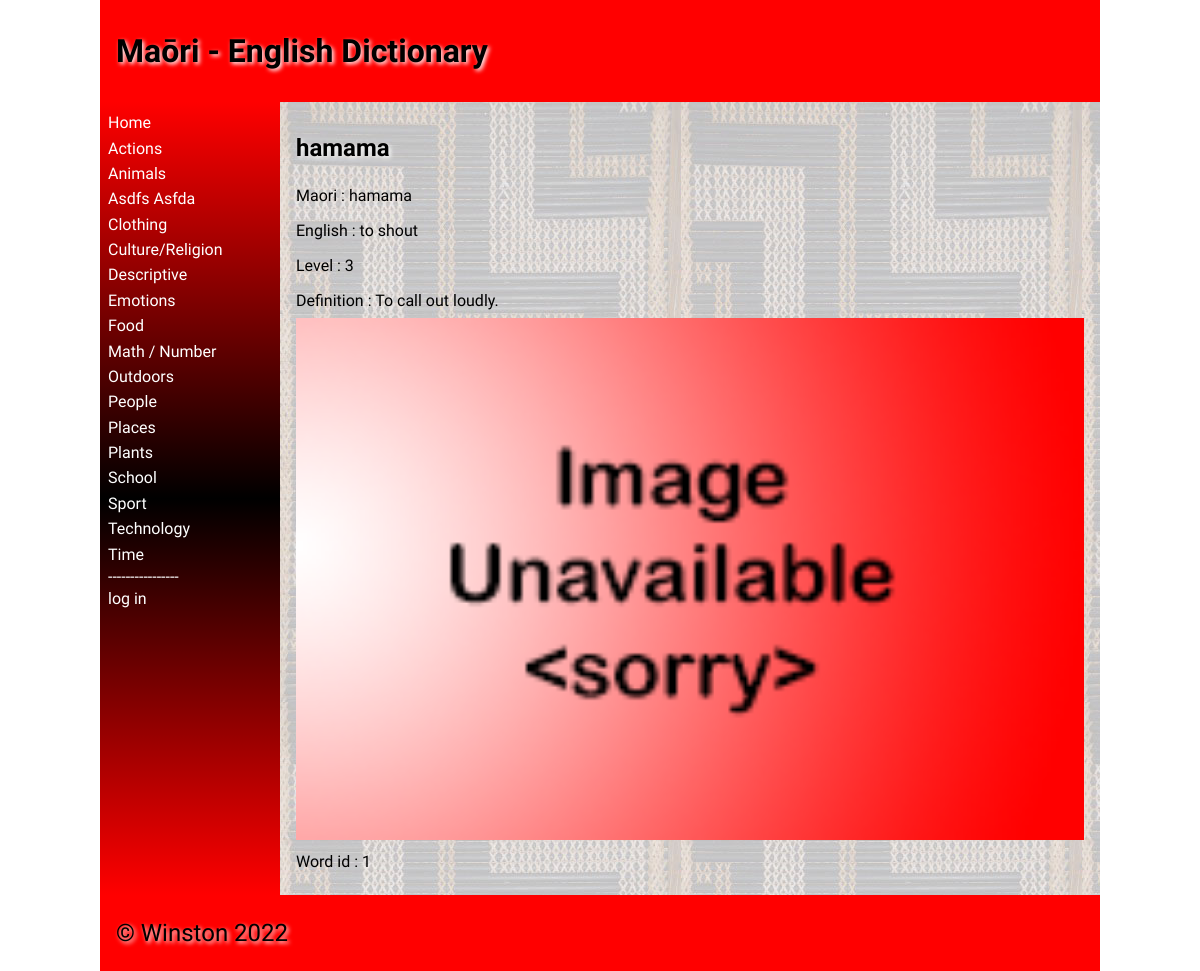
The page /word/1 on the database as committed earlier.
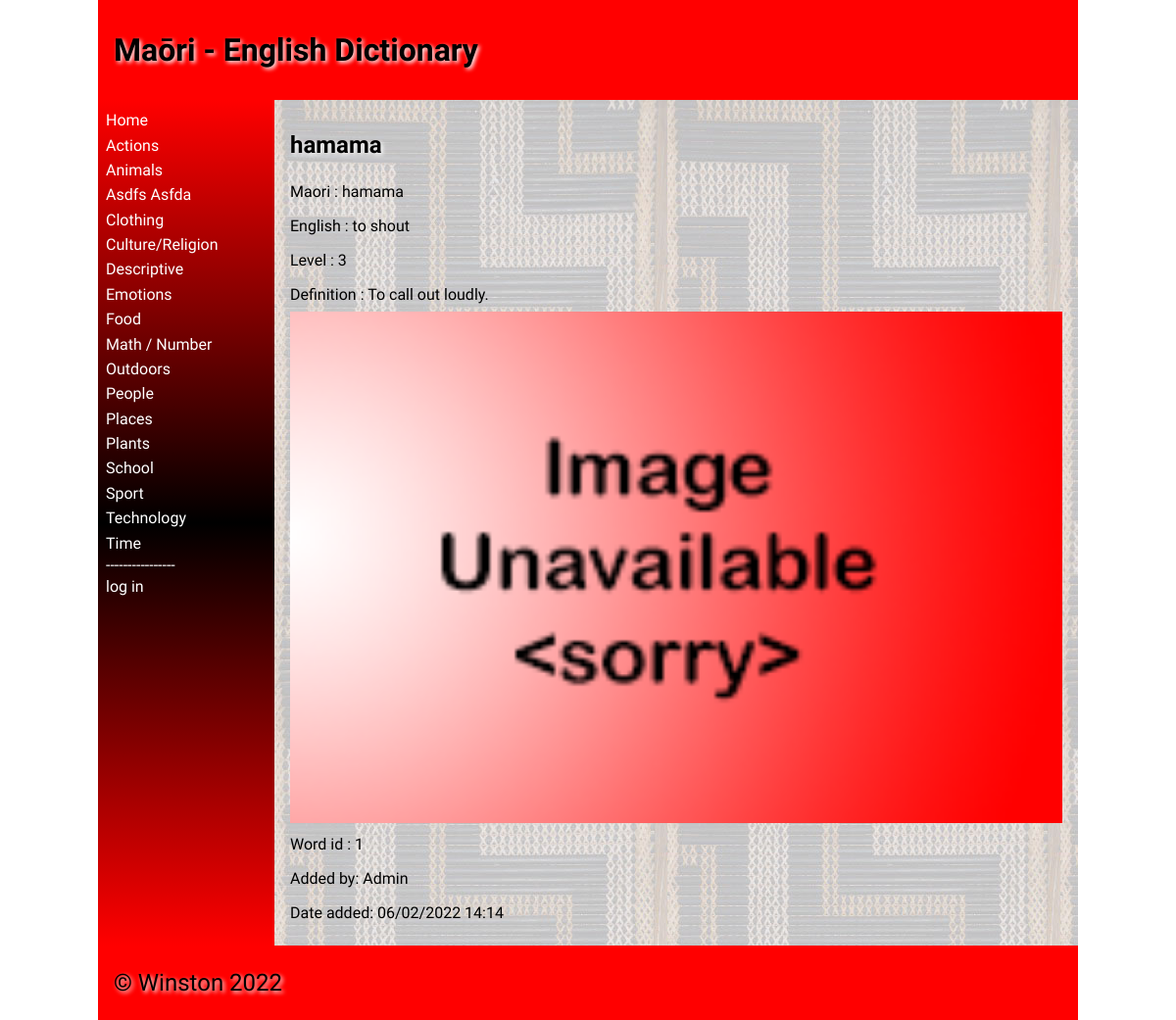
The same page on the database as committed later.
### tables this page shows
CREATE TABLE category
(
	id integer
		constraint category_pk
			primary key autoincrement,
	category varchar(30)
);

CREATE TABLE "wordbank"
(
    id             integer
        constraint wordbank_pk
            primary key autoincrement,
    maori          varchar(30),
    english        varchar(30),
    categories     integer
        references category
            on delete cascade,
    definition     varchar(200),
    level          integer,
    image          varchar(30),
    date           datetime,
    user           integer
        references login,
    last_modify_by int
        references login,
    editted_date   datetime
);

CREATE TABLE "login"
(
    id        integer
        constraint login_pk
            primary key autoincrement,
    firstname varchar(30),
    lastname  varchar(30),
    email     varchar(200),
    password  char(100),
    admin     int
);

### app.py (the view, shortened to what this page needs)
@app.route('/word/<word_id>', methods=['POST', 'GET'])
def word_page(word_id):  # rendering the word pages
    error = request.args.get('error')  # gets error data from url
    confirmation = str(request.args.get('confirmation'))  # gets confirmation data from url
    wordbank = wordbank_list()
    try:   # checks if there is a word page
        word_id = int(word_id)
    except ValueError:  # returns them to home if there isn't
        print("{} is not an integer".format(word_id))
        return redirect("/")
    if real_page(wordbank_list(), word_id, 0):
        return redirect('/')
    for word in wordbank:  # finds the word's category id
        if word[0] == word_id:
            category_id = word[3]
    if error is None:
        error = ""
    return render_template("word.html", wordlist=wordbank_list(), categories=categories(), word_id=word_id,
                           logged_in=is_logged_in(), username=username(), confirmation=confirmation,
                           is_admin=is_admin(), error=error, category_id=category_id)

### app.py (called while the page is built)
def create_connection(db_file):  # creates the general function to connect to the database
    try:
        connection = sqlite3.connect(db_file)
        connection.execute('pragma foreign_keys=ON')
        return connection
    except Error as error:
        print(error)
    return None

def is_logged_in():  # creates the function to show if someone is logged in
    if session.get('email') is None:
        print("not logged in ")
        return False
    else:
        print("logged in")
        return True

def is_admin():  # creates the function to show if someone has admin rights
    if session.get('admin') != 1:
        print("denied")
        return False
    else:
        return True

def categories():  # queries category and id columns into a list
    con = create_connection(DATABASE)
    query = "SELECT category,id FROM category ORDER BY category ASC"
    cur = con.cursor()
    cur.execute(query)
    category_list = cur.fetchall()
    con.close()
    return category_list

def username():  # queries id,firstname and lastname columns into a list
    con = create_connection(DATABASE)
    query = "SELECT id,firstname,lastname FROM login"
    cur = con.cursor()
    cur.execute(query)
    username = cur.fetchall()
    print(username)
    con.close()
    return username

def wordbank_list():  # queries all the columns into a list
    con = create_connection(DATABASE)
    query = "SELECT * FROM wordbank ORDER BY maori ASC"
    cur = con.cursor()
    cur.execute(query, )
    wordbank_list = cur.fetchall()
    con.close()
    return wordbank_list

def real_page(list, id, id_postsition):  # checks if the page is a real page
    for i in list:
        if i[id_postsition] == id:
            break
    else:
        return True

### templates/word.html (shortened to what this page needs)
{% extends 'base.html' %}
{% block heading %}Maōri - English Dictionary{% endblock %}
{% block main %}
    {% for wordbank in wordlist %}
            {%  if wordbank[0] == word_id %}
                <h2>{{ wordbank[1] }}</h2>
            {% endif %}
    {% endfor %}
    <div>
        {% for wordbank in wordlist %}
            {%  if wordbank[0] == word_id %}
                <p> Maori : {{ wordbank[1] }}</p>
                <p> English : {{ wordbank[2] }}</p>
                <p> Level : {{ wordbank[5] }}</p>
                <p> Definition : {{ wordbank[4] }}</p>
                <img src = "/static/images/{{ wordbank[6] }}">
                <p> Word id : {{ wordbank[0] }}</p>
                {% for user_index in username %}
                    {%  if user_index[0] == wordbank[8] %}
                        <p> Added by: {{ user_index[1]}} {{ user_index[2] }} </p>
                        <p> Date added: {{ wordbank[7] }}</p>
                    {% endif %}
                {% endfor %}
    </div>
            {% endif %}
        {% endfor %}
{% endblock %}

### templates/base.html (shortened to what this page needs)
<!doctype html>
<html lang="en">
<head>
	<link href="{{ url_for('static', filename='css/style.css') }}" rel="stylesheet">
</head>
<body>
	<div id="container">
		<header>
			<h1>{% block heading %}{% endblock %}</h1>
		</header>
		<nav>
			<ul>
                <li><a href="\">Home</a></li>
                {% for category in categories %}
                    <li><a href="/category/{{ category[1] }}">{{ category[0] }}</a></li>
                {% endfor %}
                <div class = 'seperator'> ---------------- </div>
                {% if logged_in %}
                     <li><a href = "/logout">log out</a></li>
                {% else %}
                    <li><a href = "/login">log in</a></li>
                {% endif %}
			</ul>
		</nav>
		<main>
            {% block main%}{% endblock %}
        </main>
		<footer>
			<p>
				&copy; Winston 2022
			</p>
		</footer>
	</div>
</body>
</html>

### static/css/style.css (style rules this page uses)
* { font-family: Comfortaa, sans-serif; margin: 0; padding: 0; box-sizing: border-box; }
#container { display: grid; grid-template-columns: 75px auto; grid-template-areas: 'nav header' 'main main' 'footer footer'; }
.seperator { color: white; }
header { grid-area: header; background-color: #f00; padding: 1rem; }
nav { grid-area: nav; }
main { grid-area: main; padding: 1rem; background-color: #edd; }
h1, h2, h3, h4 { padding: 1rem 0; font-family: 'Suez One', serif; color: #000; text-shadow: 2px 2px 4px #fff; }
p { padding: 0.5rem 0; }
a { color: #222; }
img { width: 100%; }
footer { grid-area: footer; padding: 1rem; background-color: #f00; }
footer p { color: #000; text-shadow: 2px 2px 4px #fff; font-size: 1.5rem; }
@media only screen and (min-width: 768px) { #container { grid-template-columns: 180px auto; grid-template-areas: 'header header' 'nav main' 'footer footer'; } }
@media only screen and (min-width: 768px) { nav { background: linear-gradient(180deg, rgba(255,0,0,1) 0%, rgba(0, 0, 0, 1) 50%, rgba(255,0,0,1) 100%); padding: 0.5rem; } }
@media only screen and (min-width: 768px) { nav ul { list-style: none; } }
@media only screen and (min-width: 768px) { nav li { padding: 0.2rem 0; } }
@media only screen and (min-width: 768px) { nav a { color: #fff; text-decoration: none; } }
@media only screen and (min-width: 768px) { main { background-image: url("../images/poutama.jpg"); } }
@media only screen and (min-width: 1000px) { #container { width: 1000px; margin: auto; } }

Rows that differ between the two databases and show on the page:
added login: firstname "Admin", {{ wordbank[7] }} "06/02/2022 14:14"
